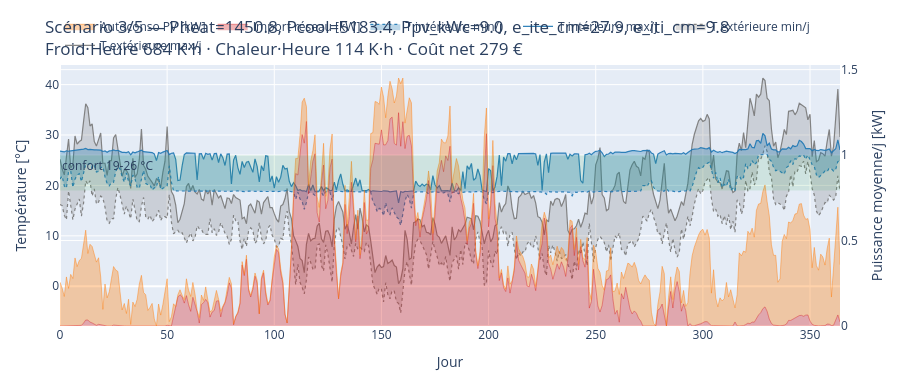

The notebook cell saved with this chart:
### Code cell
if len(selected_idx) > 2:
    idx = selected_idx[2]
    x = X[idx]
    params_txt = ", ".join(f"{n}={v:.1f}" for n, v in zip(VAR_NAMES, x))
    title = (f"Scénario 3/{len(selected_idx)} — {params_txt}<br>"
             f"Froid·Heure {F[idx, 0]:.0f} K·h · Chaleur·Heure {F[idx, 1]:.0f} K·h · Coût net {F[idx, 2]:.0f} €")
    plot_scenario(x, title).show()

### Figure 1 — Plotly figure (JSON) as saved in the notebook; plotly's stock layout.template omitted (floating-point values rounded to 4 significant figures; data arrays with more than 128 entries replaced by an {"elided": "..."} marker saying what was removed)
{"data": [{"line": {"color": "rgba(120,120,120,0.9)", "width": 1.2}, "mode": "lines", "name": "T extérieure max/j", "type": "scatter", "x": {"elided": "365 int values"}, "y": {"elided": "365 float values"}}, {"fill": "tonexty", "fillcolor": "rgba(120,120,120,0.25)", "line": {"color": "rgba(120,120,120,0.9)", "dash": "dot", "width": 1.2}, "mode": "lines", "name": "T extérieure min/j", "type": "scatter", "x": {"elided": "365 int values"}, "y": {"elided": "365 float values"}}, {"line": {"color": "rgba(31,119,180,0.9)", "width": 1.2}, "mode": "lines", "name": "T intérieure max/j", "type": "scatter", "x": {"elided": "365 int values"}, "y": {"elided": "365 float values"}}, {"fill": "tonexty", "fillcolor": "rgba(31,119,180,0.3)", "line": {"color": "rgba(31,119,180,0.9)", "dash": "dot", "width": 1.2}, "mode": "lines", "name": "T intérieure min/j", "type": "scatter", "x": {"elided": "365 int values"}, "y": {"elided": "365 float values"}}, {"fillcolor": "rgba(214,39,40,0.35)", "line": {"color": "rgba(214,39,40,0.9)", "width": 0.5}, "mode": "lines", "name": "Import réseau [kW]", "stackgroup": "power", "type": "scatter", "x": {"elided": "365 int values"}, "y": {"elided": "365 float values"}, "yaxis": "y2"}, {"fillcolor": "rgba(255,127,14,0.35)", "line": {"color": "rgba(255,127,14,0.9)", "width": 0.5}, "mode": "lines", "name": "Autoconso PV [kW]", "stackgroup": "power", "type": "scatter", "x": {"elided": "365 int values"}, "y": {"elided": "365 float values"}, "yaxis": "y2"}], "layout": {"annotations": [{"showarrow": false, "text": "confort 19-26 °C", "x": 0, "xanchor": "left", "xref": "x domain", "y": 26.0, "yanchor": "top", "yref": "y"}], "height": 380, "hovermode": "x unified", "legend": {"orientation": "h", "x": 0, "xanchor": "left", "y": 1.02, "yanchor": "bottom"}, "margin": {"b": 40, "l": 60, "r": 60, "t": 60}, "shapes": [{"fillcolor": "rgba(46,160,67,0.12)", "line": {"width": 0}, "type": "rect", "x0": 0, "x1": 1, "xref": "x domain", "y0": 19.0, "y1": 26.0, "yref": "y"}], "title": {"text": "Scénario 3/5 — Pheat=1450.8, Pcool=5183.4, Ppv_kWc=9.0, e_ite_cm=27.9, e_iti_cm=9.8<br>Froid·Heure 684 K·h · Chaleur·Heure 114 K·h · Coût net 279 €"}, "xaxis": {"title": {"text": "Jour"}}, "yaxis": {"title": {"text": "Température [°C]"}}, "yaxis2": {"overlaying": "y", "rangemode": "tozero", "side": "right", "title": {"text": "Puissance moyenne/j [kW]"}}}}
